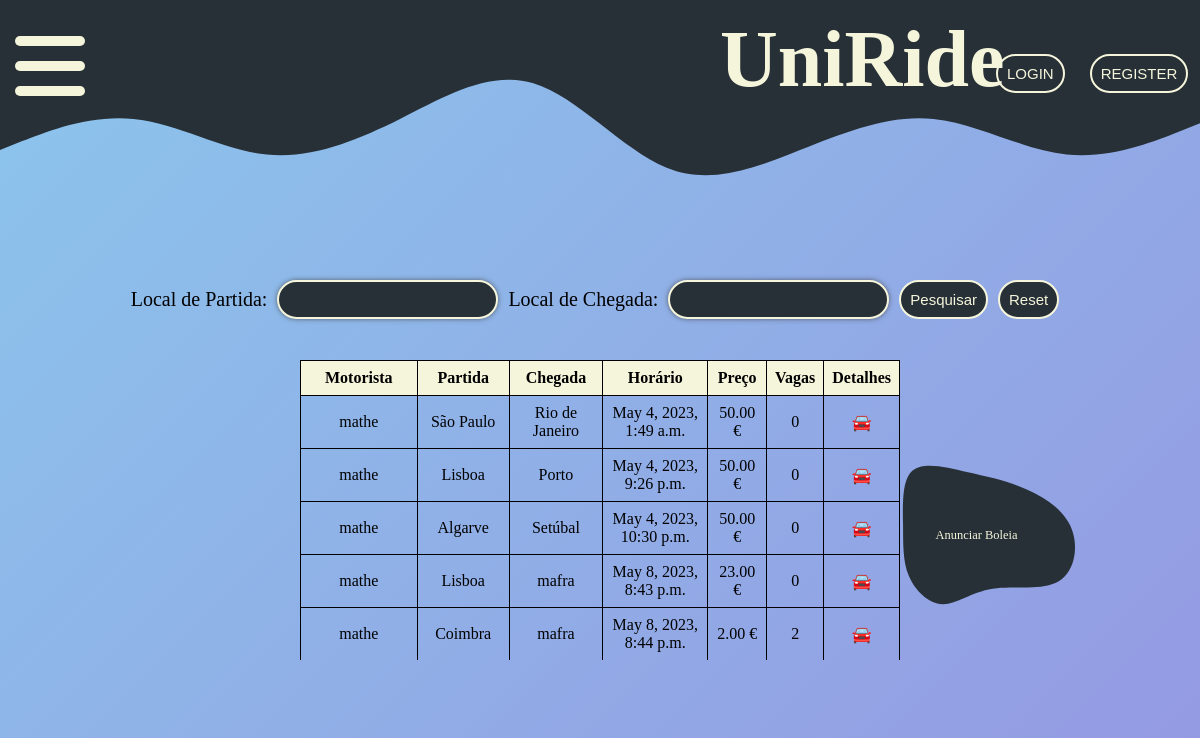
The app's page /, older data.
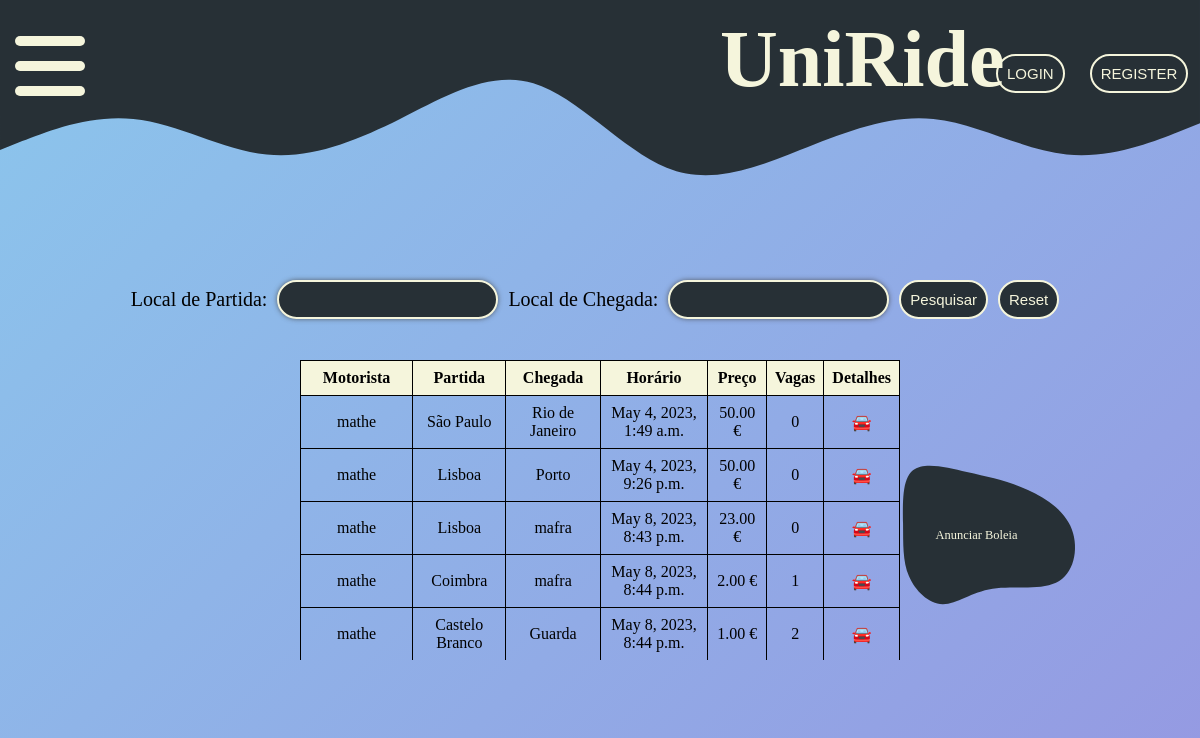
The same page, newer data.
### MyApp/models.py (models this page shows)
class Boleia(models.Model):
    motorista = models.ForeignKey(User, on_delete=models.CASCADE, related_name='boleias_as_motorista')
    users = models.ManyToManyField(User, blank=True, related_name='boleias_as_passageiro')
    partida = models.CharField(max_length=255)
    chegada = models.CharField(max_length=255)
    horario = models.DateTimeField()
    preco = models.DecimalField(max_digits=8, decimal_places=2)
    vagas = models.IntegerField()
    detalhes = models.TextField(blank=True)

### MyApp/views.py (the view)
# urls.py: path('', views.index, name='index'),
def index(request):
    boleias = Boleia.objects.all()
    template = loader.get_template('MyApp/index.html')
    context = {'boleias': boleias}
    return render(request, 'MyApp/index.html', context)

### MyApp/templates/MyApp/index.html (shortened to what this page needs)
<!DOCTYPE html>
<html lang="en">
<head>
    {% load static %}
    <link rel="stylesheet" type="text/css" href="{% static 'MyApp/styles.css' %}" />
</head>
<body>
<nav>
      <a href="{% url 'MyApp:index' %}">
            <h1 id="titulo">UniRide</h1>
        </a>
        <section class="login_OR_register">
            {% if not user.is_authenticated %}
             <a href="{% url 'MyApp:login' %}">
                <button class="butoes_nav" id="login"> LOGIN</button>
            </a>
            <a href="{% url 'MyApp:register' %}">
                <button class="butoes_nav" id="register">REGISTER</button>
            </a>
            {% endif %}
        </section>
    <div class="hamburger-menu">
        <div class="ham-bar bar-top"></div>
         <div class="ham-bar bar-mid"></div>
         <div class="ham-bar bar-bottom"></div>
    </div>
</nav>
{% block content %}
    <section class="searchBar">
    <form id="searchForm" class="searchBar" action="{% url 'MyApp:search' %}" method="get">
        <label class="search_label" for="partida">Local de Partida:</label>
        <input class="search_inputs" type="text" id="partida" name="partida" autocomplete="off"><br><br>
        <label class="search_label" for="chegada">Local de Chegada:</label>
        <input class="search_inputs" type="text" id="chegada" name="chegada" autocomplete="off"><br><br>
            <button id="search_button" type="submit">Pesquisar</button>
            <button id="reset_button" type="submit">Reset</button>
    </form>
</section>
<section id="anuncios_container">
    {% if boleias %}
        <table>
            <thead>
                <tr>
                    <th>Motorista</th>
                    <th>Partida</th>
                    <th>Chegada</th>
                    <th>Horário</th>
                    <th>Preço</th>
                    <th>Vagas</th>
                    <th>Detalhes</th>
                </tr>
            </thead>
            <tbody>
                {% for boleia in boleias %}
                    <tr>
                         <td>{{ boleia.motorista }}</td>
                         <td>{{ boleia.partida }}</td>
                        <td>{{ boleia.chegada }}</td>
                        <td>{{ boleia.horario }}</td>
                        <td>{{ boleia.preco }} €</td>
                        <td>{{ boleia.vagas }}</td>
                        <td>
                            <a href="{% url 'MyApp:detalhes' boleia.id %}">
                               🚘
                            </a>
                        </td>
                    </tr>
                {% endfor %}
            </tbody>
        </table>
    {% else %}
        <p style="text-align: center; font-size: 20px; margin-top: 1em; margin-bottom: 1em; position: absolute">Não existem boleias disponíveis.</p>
    {% endif %}
</section>
    <section class="blop_anim">
        <svg id="blop" viewBox="0 0 900 600" width="900" height="600" xmlns="http://www.w3.org/2000/svg"
             xmlns:xlink="http://www.w3.org/1999/xlink" version="1.1">
            <g transform="translate(402.57248813454015 309.19142559317913)">
                <path id="blop1" d="M129.2 -132.9C177.5 -113.5 233.5 -82.3 256.6 -33.2C279.6 16 269.7 83 227.9 109.1C186 135.2 112.3 120.5 56.8 129C1.3 137.5 -36 169.3 -71.8 168.7C-107.7 168.1 -142.2 135 -158.5 96.5C-174.9 57.9 -173.1 13.9 -173.6 -38.8C-174 -91.4 -176.7 -152.6 -148.1 -175.4C-119.6 -198.2 -59.8 -182.6 -9.6 -171.1C40.5 -159.6 81 -152.2 129.2 -132.9"
                      fill="#273036"></path>
                {% if user.is_authenticated %}
                 <a id="anunciar" href="{% url 'MyApp:anunciar' %}">
                    <text  x="-90" y="0" fill="#F5F5DC">Anunciar Boleia
                    </text>
                </a>
                {% else %}
                  <a id="anunciar" href="{% url 'MyApp:login' %}">
                    <text  x="-90" y="0" fill="#F5F5DC">Anunciar Boleia
                    </text>
                </a>
                {% endif %}
            </g>
            <g transform="translate(462.7996808603914 291.7726424536017)" style="visibility: hidden">
        <path id="blop2" d="M168.6 -187.1C208.7 -167.3 224.5 -104.9 208.6 -57.2C192.7 -9.5 145.1 23.4 113.4 53.6C81.8 83.9 66.2 111.5 34.3 145.2C2.4 178.9 -45.8 218.6 -80 210.3C-114.1 201.9 -134.1 145.5 -165.6 94.1C-197 42.7 -239.8 -3.6 -240.3 -49.5C-240.7 -95.5 -198.8 -141.2 -151.7 -159.7C-104.6 -178.3 -52.3 -169.6 6 -176.8C64.3 -183.9 128.6 -206.9 168.6 -187.1"
              fill="#273036"></path>
            </g>
        </svg>
    </section>
{% endblock %}
</body>
</html>

### MyApp/static/MyApp/styles.css (style rules this page uses)
* { margin-left: 0; padding: 0; margin:0; box-sizing: border-box; }
body { background-image: linear-gradient(135deg, #8BC6EC 0%, #9599E2 100%); font-family: "Candara"; min-height: 100vh; background-attachment: fixed; }
a { text-decoration: none; }
nav { position: fixed; margin-top: -10px; width: 100%; height: 15vh; }
#titulo { position: absolute; top: 3vh; left: 90vh; color: beige; font-size: 5rem; z-index: 1; }
.login_OR_register { position: absolute; top: 8vh; left: 83%; display: flex; align-items: center; gap: 15px; }
.hamburger-menu { height: 100px; width: 100px; background-color: #273036; position: fixed; top: 1rem; cursor:pointer; }
.ham-bar { width: 70%; height: 10px; background-color: beige; border-radius:25px; position: absolute; top: 50%; left: 50%; transform: translate(-50%, -50%); transition:transform .6s, opacity .8s, top .6s; }
.bar-top { top: 25%; }
.bar-bottom { top: 75%; }
.searchBar { position: absolute; left: 0; right: 0; top: 35%; display: flex; align-items: center; justify-content: center; }
label, input, button { display: inline-block; margin-right: 10px; white-space: nowrap; }
.search_inputs { padding: 9px; font-size: 15px; border-width: 2px; border-color: #F5F5DC; background-color: #273036; color: #F5F5DC; border-style: double; border-radius: 50px; box-shadow: 0px 0px 5px rgba(66,66,66,.75); text-shadow: 5px 0px 5px rgba(255,255,255,.60); }
.search_label { font-size:20px; }
button { padding: 9px; font-size: 15px; border-width: 2px; border-color: #F5F5DC; background-color: #273036; color: #F5F5DC; border-style: double; border-radius: 50px; }
#blop { width: 350px; height: 350px; position: absolute; top: 45%; right: 3%; }
#anunciar { font-size: 2em; }
#anuncios_container { position: relative; margin: 0 auto; width: 600px; top: 45vh; height:300px; overflow-y: auto; }
#anuncios_container table { width: 100%; height: 100px; border-collapse: collapse; position: absolute; top: 0; }
#anuncios_container th, #anuncios_container td { border: 1px solid black; padding: 0.5em; text-align: center; }
#anuncios_container th { background-color: beige; }

Row changes from the older to the newer data that the page shows:
removed Boleia: motorista "mathe", partida "Algarve", chegada "Setúbal", horario "May 4, 2023, 10:30 p.m.", preco "50.00", vagas "0"
changed Boleia "Coimbra": vagas "2" → "1"
now on this page (row unchanged): Boleia: motorista "mathe", partida "Castelo Branco", chegada "Guarda", horario "May 8, 2023, 8:44 p.m.", preco "1.00", vagas "2"
